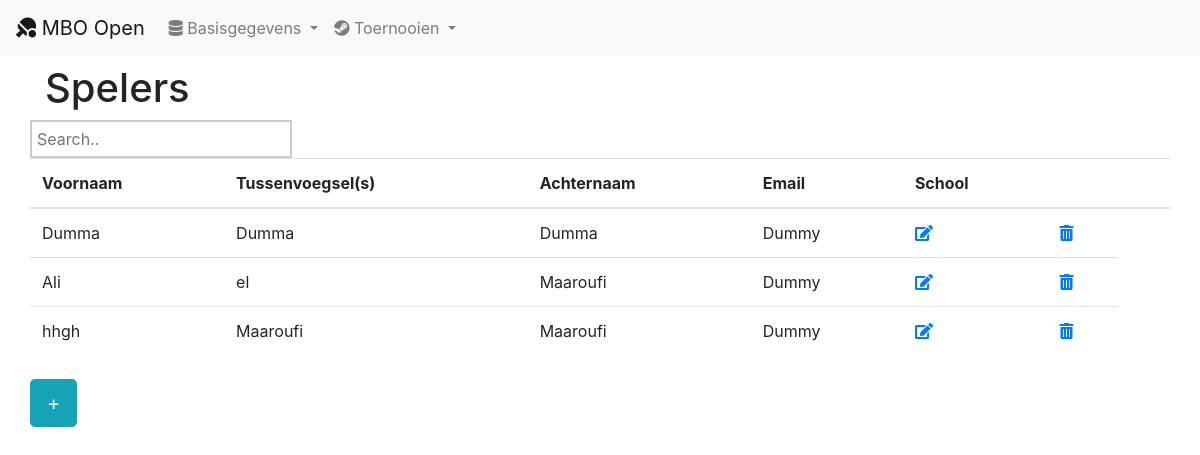
The page /speler/index.php on the database its author committed.
### tables this page shows
CREATE TABLE `speler` (
  `id` int(11) NOT NULL,
  `roepnaam` varchar(50) NOT NULL,
  `tussenvoegsels` varchar(50) NOT NULL,
  `achternaam` varchar(50) NOT NULL,
  `schoolId` int(11) NOT NULL
);

CREATE TABLE `school` (
  `id` int(11) NOT NULL,
  `naam` varchar(50) NOT NULL
);

### classes/DB.php (called while the page is built)
<?php
	class DB {
		public static function connect()
		{
			$connection = new PDO('mysql:host=localhost;dbname=mbo-open;charset=utf8',
			'root', '');
			return $connection;
		}
	}
?>

### config.php (called while the page is built, shortened)
<?php
$speler_object = new Speler();
?>

### classes/Speler.php (called while the page is built, shortened)
<?php
class Speler {
	public function __construct() {
		$this->connection = db::connect();
	}
    public function get($id = null)
    {
        if($id == null){
            $sql = "SELECT speler.id AS spelerId, roepnaam, achternaam, tussenvoegsels, school.naam as schoolnaam, naam
                        FROM speler
                        INNER JOIN school ON speler.schoolId = school.id";
            $stmt = $this->connection->prepare($sql);
		    $stmt->execute();
            $result = $stmt->fetchAll(PDO::FETCH_ASSOC);
            return $result;
        }
        $sql = "SELECT speler.id AS spelerId, roepnaam, achternaam, tussenvoegsels, school.naam as school, naam
                    FROM speler
                    INNER JOIN school ON speler.schoolId = school.id
                    WHERE speler.id = $id";
            $stmt = $this->connection->prepare($sql);
		    $stmt->execute();
            $result = $stmt->fetch(PDO::FETCH_ASSOC);
            return $result;
    }
}

### speler/index.php (the view, shortened to what this page needs)
<?php
include "../config.php";
?>
<?php include PROJECT_PATH ."/incl/header.php"; ?>
<div class="container mt-2">
    <?php $spelers = $speler_object->get(); ?>
    <h1>Spelers</h1>
    <div class="row mt-2 mb-2">
        <table class="table">
            <thead>
                <tr>
                    <th>Voornaam</th>
                    <th>Tussenvoegsel(s)</th>
                    <th>Achternaam</th>
                    <th>Email</th>
                    <th>School</th>
                    <input type="text" placeholder="Search..">
                    <th>&nbsp;</th>
                    <th>&nbsp;</th>
                </tr>
            </thead>
            <tbody>
            <?php foreach($spelers as $speler): ?>
                <tr>
                    <td><?php echo $speler["roepnaam"];  ?></td>
                    <td><?php echo $speler["tussenvoegsels"];  ?></td>
                    <td><?php echo $speler["achternaam"];  ?></td>
                    <td><?php echo $speler["schoolnaam"];  ?></td>
                    <td><a href="bewerken.php?id=<?php echo $speler["spelerId"]?>&action=edit"><i class="fas fa-edit"></i></a></td>
                    <td><a href="verwijderen.php?id=<?php echo $speler["spelerId"]?>&action=delete"><i class="fas fa-trash-alt"></i></a></td>
                </tr>
            <?php endforeach;?>
            </tbody>
        </table>
    </div>
    <div class="row mt-2 mb-2">
        <a href="toevoegen.php" class="btn btn-info btn-lg">&plus;</a>
    </div>
</div>
<?php include PROJECT_PATH ."/incl/footer.php"; ?>

### incl/header.php (shortened to what this page needs)
<!DOCTYPE html>
<html>
    <head>
        <link rel="stylesheet" href="https://stackpath.bootstrapcdn.com/bootstrap/4.3.1/css/bootstrap.min.css">
        <link rel="stylesheet" href="https://use.fontawesome.com/releases/v5.8.2/css/all.css">
        <link rel="stylesheet" type="text/css" href="<?php echo BASE_URL ?>/css/style.css">
    </head>
    <body>
    <nav class="navbar navbar-expand-lg navbar-light bg-light">
    <a class="navbar-brand" href="<?php echo BASE_URL; ?>index.php"><i class="fas fa-table-tennis"></i> MBO Open </a>
        <div class="collapse navbar-collapse" id="navbarNavDropdown">
            <ul class="navbar-nav">
                <li class="nav-item dropdown">
                    <a class="nav-link dropdown-toggle" href="#" id="basisDrop" role="button" data-toggle="dropdown" aria-haspopup="true" aria-expanded="false">
                    <i class="fas fa-database"></i> Basisgegevens
                    </a>
                </li>
                <li class="nav-item dropdown">
                    <a class="nav-link dropdown-toggle" href="#" id="toernooiDrop" role="button" data-toggle="dropdown" aria-haspopup="true" aria-expanded="false">
                    <i class="fab fa-steam"></i> Toernooien
                    </a>
                </li>
            </ul>
        </div>
    </nav>

### incl/footer.php (shortened to what this page needs)
    </body>
</html>

### css/style.css (style rules this page uses)
input[type=text] { padding:5px; border:2px solid #ccc; }

### rows shown on the page
speler: roepnaam "Dumma", tussenvoegsels "Dumma", achternaam "Dumma", schoolId.naam "Dummy"
speler: roepnaam "Ali", tussenvoegsels "el", achternaam "Maaroufi", schoolId.naam "Dummy"
speler: roepnaam "hhgh", tussenvoegsels "Maaroufi", achternaam "Maaroufi", schoolId.naam "Dummy"
